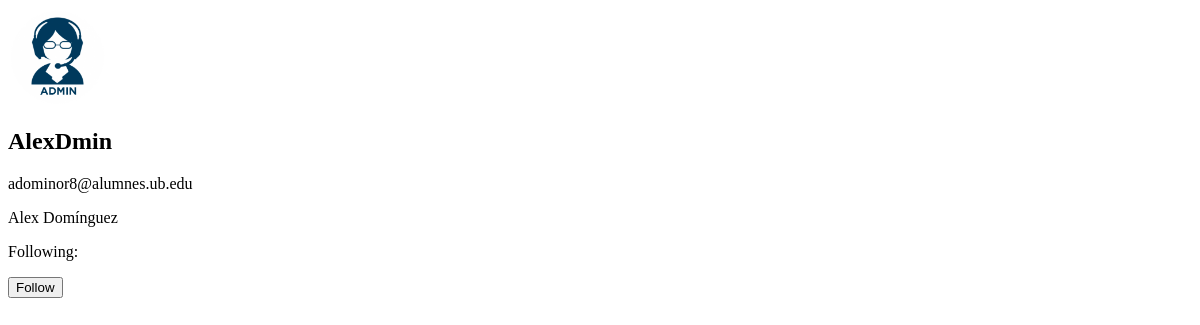
The page /profile/ (signed in) on the database as committed earlier.
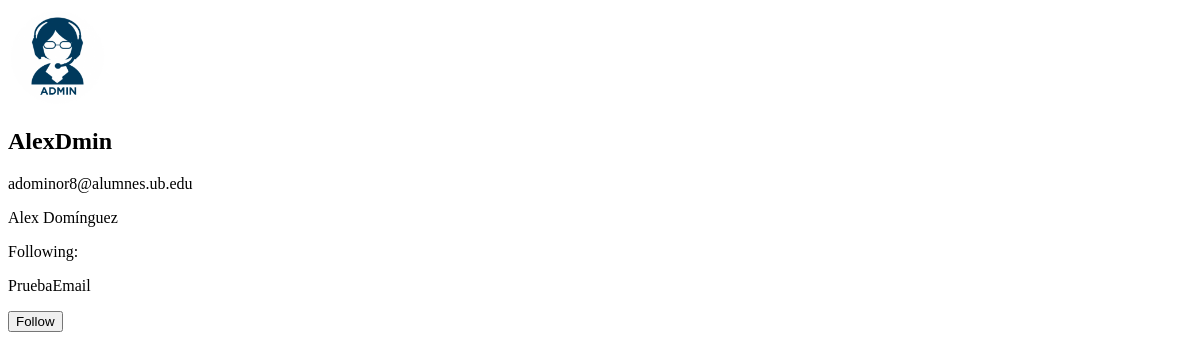
The same page on the database as committed later.
### users/models.py (models this page shows, shortened)
class Profile(models.Model):
	user = models.OneToOneField(User, on_delete = models.CASCADE)
	image = models.ImageField(default = 'default.jpg', upload_to = 'profile_pics')

class Follow(models.Model):
	follower = models.ForeignKey(User, related_name="who_is_followed", on_delete = models.CASCADE)
	following = models.ForeignKey(User, related_name="who_follows", on_delete = models.CASCADE)

### users/views.py (the view)
# urls.py: path('profile/', user_views.profile, name='profile'),
@login_required
def profile(request):
	followings = Follow.objects.all()
	profileUser = Profile.user
	user = request.user
	args = {'followings' : followings, 'profileUser': profileUser, 'user':user}
	return render(request, 'users/profile.html', args)

### users/templates/users/profile.html (shortened to what this page needs)
{% block content %}
	<div class="content-section">
	  <div class="media">
	    <img class="rounded-circle account-img" src="{{ user.profile.image.url }}" width = "100" height = "100">
	    <div class="media-body">
	      <h2 class="account-heading">{{user.username}}</h2>
	      <p class="text-secondary">{{user.email}}</p>
	      <p class="text-secondary">{{user.first_name}} {{user.last_name}}</p>
	      <p class="text-secondary">Following:</p>
	      {% for relation in followings %}
		      {% if relation.follower.username == user.username %}
		      		<p class="text-secondary">{{relation.following.username}}</p>
		      {% endif %}
	      {% endfor %}
	      <form method="POST">
	      	<button class="btn btn-online-info" type = "submit">Follow</button>
	      </form>
	    </div>
	  </div>
	</div>
{% endblock content %}

Rows that differ between the two databases and show on the page:
added Follow: following.username "PruebaEmail"
